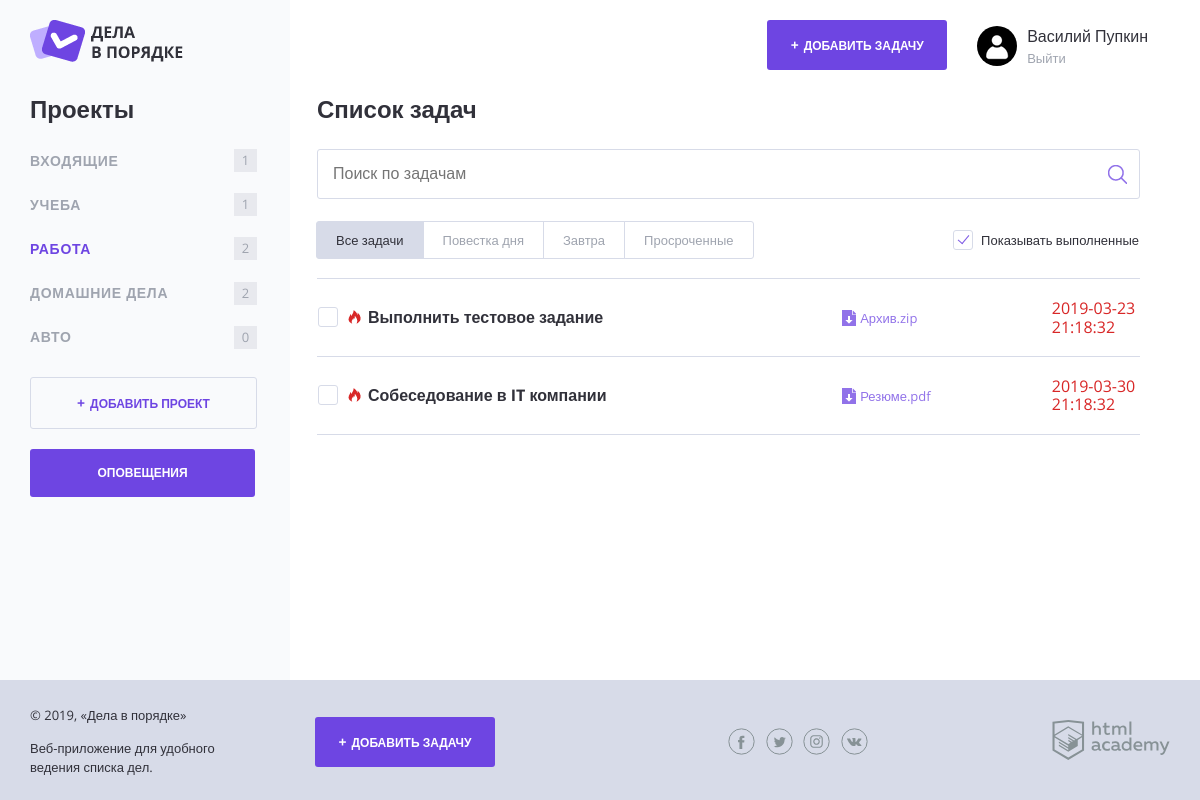
/index.php?condition=all&show_completed=1&project_id=3 (signed in), run on the app's committed database.
### tables this page shows
CREATE TABLE projects (
  id      INT UNSIGNED NOT NULL AUTO_INCREMENT PRIMARY KEY,
  user_id INT UNSIGNED NOT NULL DEFAULT 0,
  name    VARCHAR(50)
);

CREATE TABLE tasks (
  id              INT UNSIGNED     NOT NULL AUTO_INCREMENT PRIMARY KEY,
  project_id      INT UNSIGNED     NOT NULL DEFAULT 0,
  user_id         INT UNSIGNED     NOT NULL DEFAULT 0,
  creation_date   TIMESTAMP        NOT NULL DEFAULT CURRENT_TIMESTAMP,
  completion_date TIMESTAMP,
  status          TINYINT UNSIGNED NOT NULL DEFAULT 0,
  name            CHAR(64)         NOT NULL DEFAULT '',
  file            CHAR(50)         NOT NULL DEFAULT '',
  expiration_date TIMESTAMP        NOT NULL DEFAULT CURRENT_TIMESTAMP
);

### definitions/functions.php (called while the page is built, shortened)
<?php
    require_once('db_functions.php');
    require_once('session_functions.php');
    function include_template ($name, $data) {
        $name = 'templates/' . $name;
        extract($data);
        require $name;
        return ob_get_clean();
    }
    function get_assoc_element ($data, $key, $array_return = false) {
        $empty_value = $array_return ? [] : '';
        return isset($data) && is_array($data) && array_key_exists($key, $data) && isset($data[$key]) ? $data[$key] : $empty_value;
    }
    function get_pure_data ($data, $key) {
        return isset($data) && array_key_exists($key, $data) && isset($data[$key]) ? trim(strip_tags($data[$key])) : '';
    }
    function get_task_classname ($status, $seconds_left) {
        $seconds_left = empty($seconds_left) ? 0 : $seconds_left;
        $result = ($status) ? 'task--completed' : '';
        $result .= ($seconds_left <= 24 * 3600) ? ' ' . 'task--important' : '';
        return $result;
    }
    function get_current_tab_classname ($current, $tab) {
        return $current === $tab ? ' tasks-switch__item--active ' : '';
    }
    function get_href_by_current_filters ($current_filter, $show_completed, $project_id = null) {
        return 'index.php?condition=' . $current_filter . '&show_completed=' . $show_completed . ($project_id ? '&project_id=' . $project_id : '');
    }
    function get_active_project_style ($current_project, $project_id) {
        return (intval($current_project) === intval($project_id)) ? ' style = "color: #6e45e2;" ' : '';
    }
    function get_pure_filename ($name) {
        return substr($name, 0, mb_strlen(UI_START)) === UI_START ? substr($name, TRANCATED_COUNT) : $name;
    }

### definitions/session_functions.php (called while the page is built, shortened)
<?php
    function is_auth_user () {
        return isset($_SESSION[DDONE_SESSION]);
    }
    function get_auth_user_property ($property_name, $specific_value = '') {
        $current = $specific_value;
        if (isset($_SESSION[DDONE_SESSION])) {
            $current = strip_tags(get_assoc_element($_SESSION[DDONE_SESSION], $property_name));
        }
        return $current;
    }

### definitions/db_functions.php (called while the page is built, shortened)
<?php
    function get_data_from_db (&$connection, $query, $user_error_message, $single = false) {
        $data = [[ERROR_KEY => $user_error_message]];
        if ($connection) {
            $result = mysqli_query($connection, $query);
            if ($result) {
                $data = $single ? mysqli_fetch_assoc($result) : mysqli_fetch_all($result, MYSQLI_ASSOC);
            } else {
                $data = [[ERROR_KEY => mysqli_error($connection)]];
            }
        }
        return $data;
    }
    function was_error (&$data) {
        return isset($data[0]) && array_key_exists(ERROR_KEY, $data[0]);
    }
    function get_user_projects ($connection, $user_id) {
        $sql = 'SELECT p.id, p.name, CASE WHEN tt.tasks_amount IS NULL THEN 0 ELSE tt.tasks_amount END AS tasks_amount
                    FROM projects AS p
                           LEFT OUTER JOIN (SELECT COUNT(*) AS tasks_amount, t.project_id
                                            FROM tasks AS t
                                            WHERE t.user_id = ' . mysqli_real_escape_string($connection, $user_id) . '
                                            GROUP BY t.project_id) AS tt ON p.id = tt.project_id
                    WHERE user_id =' . mysqli_real_escape_string($connection, $user_id) . ';';
        $data = get_data_from_db($connection, $sql, 'Невозможно получить данные о проектах');
        return (!$data || was_error($data)) ? [] : $data;
    }
    function get_user_tasks ($connection, $user_id, $show_completed, $project_id, $search_string, $filter_string = 'none') {
        $show_condition = $show_completed ? '' : ' AND status = 0 ';
        $project_condition = $project_id ? ' AND project_id = ' . mysqli_real_escape_string($connection, $project_id) . ' ' : '';
        $filter_condition = get_assoc_element(FILTER_CONDITION, mysqli_real_escape_string($connection, $filter_string));
        $filter_condition = empty($filter_condition) ? '' : ' AND ' . $filter_condition;
        $search_condition = empty($search_string) ? '' : ' AND  MATCH(name) AGAINST("' . $search_string . '" IN BOOLEAN MODE)';
        $sql = 'SELECT id, name , file, expiration_date, status,
                      GREATEST(0, TIMESTAMPDIFF(SECOND, NOW(), expiration_date))  AS time_left FROM tasks
                      WHERE user_id = ' . mysqli_real_escape_string($connection, $user_id) .
            $show_condition . $project_condition . $search_condition . $filter_condition .
            ' ORDER BY id DESC;';
        $data = get_data_from_db($connection, $sql, 'Невозможно получить данные о задачах');
        return (!$data || was_error($data)) ? [] : $data;
    }
    function get_project_existance ($connection, $user_id, $id) {
        $sql = 'SELECT id FROM projects  WHERE id = ' . mysqli_real_escape_string($connection, $id) .
            ' AND user_id = ' . mysqli_real_escape_string($connection, $user_id) . ' LIMIT 1;';
        $result = get_data_from_db($connection, $sql, 'Невозможно получить id проекта для пользователя', true);
        return $result ? true : false;
    }

### templates/projects.php (the view)
<ul class="main-navigation__list">
    <?php foreach ($projects as $project): ?>
        <li class="main-navigation__list-item">
            <a class="main-navigation__list-item-link"
               href="<?= get_href_by_current_filters($current_filter, $show_completed, get_pure_data($project, 'id')); ?>"
                <?= get_active_project_style($current_project, get_pure_data($project, 'id')); ?>>
                <?= get_pure_data($project, 'name'); ?>
            </a>
            <span
                class="main-navigation__list-item-count"> <?= get_pure_data($project, 'tasks_amount'); ?>
            </span>
        </li>
    <?php endforeach; ?>
</ul>

### templates/index.php (shortened to what this page needs)
<div class="page-wrapper">
    <div class="container container--with-sidebar">
        <header class="main-header">
            <?= $logo_content; ?>
            <div class="main-header__side">
                <a class="main-header__side-item button button--plus open-modal" href="form-task.php">Добавить
                    задачу</a>
                <div class="main-header__side-item user-menu">
                    <?= $user_content; ?>
                </div>
            </div>
        </header>
        <div class="content">
            <section class="content__side">
                <h2 class="content__side-heading">Проекты</h2>
                <nav class="main-navigation">
                    <?= $projects_content; ?>
                </nav>
                <a class="button button--transparent button--plus content__side-button"
                   href="form-project.php">Добавить проект</a>
                <a class="button content__side-button" href="notify.php" style="margin-top: 20px;" title="Рассылка оповещений по">Оповещения</a>
            </section>
            <main class="content__main">
                <h2 class="content__main-heading">Список задач</h2>
                <?= $search_content; ?>
                <div class="tasks-controls">
                    <nav class="tasks-switch">
                        <?php foreach ($condition_descriptions as $condition_key => $condition_text): ?>
                            <a href="<?= get_href_by_current_filters($condition_key, $show_completed, $current_project); ?>"
                               class="tasks-switch__item <?= get_current_tab_classname($current_filter, $condition_key); ?>">
                                <?= $condition_text; ?>
                            </a>
                        <?php endforeach; ?>
                    </nav>
                    <label class="checkbox">
                        <span class="checkbox__text">Показывать выполненные</span>
                    </label>
                </div>
                <?php if (count($tasks) > 0): ?>
                    <table class="tasks">
                        <?php foreach ($tasks as $task): ?>
                            <?php if (!get_pure_data($task, 'status') || get_pure_data($task, 'status') && $show_completed): ?>
                                <tr class="tasks__item task <?= get_task_classname(get_pure_data($task, 'status'), get_pure_data($task, 'time_left')); ?>">
                                    <td class="task__select">
                                        <label class="checkbox task__checkbox">
                                            <span class="checkbox__text">
                                                <?= get_pure_data($task, 'name'); ?>
                                            </span>
                                        </label>
                                    </td>
                                    <td class="task__file">
                                        <?php if (!empty(get_pure_data($task, 'file'))): ?>
                                            <a class="download-link"
                                               href="<?= $path . get_pure_data($task, 'file'); ?>">
                                                <?= get_pure_filename(get_pure_data($task, 'file')); ?>
                                            </a>
                                        <?php endif; ?>
                                    </td>
                                    <td class="task__date"> <?= get_pure_data($task, 'expiration_date'); ?></td>
                                </tr>
                            <?php endif; ?>
                        <?php endforeach; ?>
                    </table>
                <?php else: ?>
                    <p>Не найдено задач по заданным критериям</p>
                <?php endif; ?>
            </main>
        </div>
    </div>
</div>

### data on the page
projects: name "ВХОДЯЩИЕ", project "1"
projects: name "УЧЕБА", project "1"
projects: name "РАБОТА", project "2"
projects: name "ДОМАШНИЕ ДЕЛА", project "2"
projects: name "АВТО", project "0"
tasks: name "Выполнить тестовое задание", file "Архив.zip", expiration_date "2019-03-23 21:18:32"
tasks: name "Собеседование в IT компании", file "Резюме.pdf", expiration_date "2019-03-30 21:18:32"

### other printed values
$user_name "Василий Пупкин"
$condition_text "Все задачи"
$condition_text "Повестка дня"
$condition_text "Завтра"
$condition_text "Просроченные"
$title "Дела в порядке"
